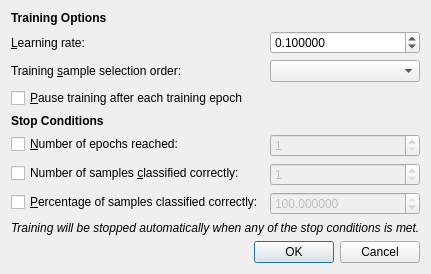
<?xml version="1.0" encoding="UTF-8"?>
<ui version="4.0">
 <class>SLPTrainingOptionsDialog</class>
 <widget class="QDialog" name="SLPTrainingOptionsDialog">
  <property name="windowModality">
   <enum>Qt::WindowModal</enum>
  </property>
  <property name="geometry">
   <rect>
    <x>0</x>
    <y>0</y>
    <width>528</width>
    <height>282</height>
   </rect>
  </property>
  <property name="windowTitle">
   <string>Training Options</string>
  </property>
  <layout class="QVBoxLayout" name="verticalLayout">
   <property name="sizeConstraint">
    <enum>QLayout::SetFixedSize</enum>
   </property>
   <item>
    <layout class="QFormLayout" name="formLayout">
     <item row="0" column="0">
      <widget class="QLabel" name="labelHeadingTrainingOptions">
       <property name="font">
        <font>
         <weight>75</weight>
         <bold>true</bold>
        </font>
       </property>
       <property name="text">
        <string>Training Options</string>
       </property>
      </widget>
     </item>
     <item row="1" column="0">
      <widget class="QLabel" name="labelLearningRate">
       <property name="text">
        <string>&amp;Learning rate:</string>
       </property>
       <property name="buddy">
        <cstring>editLearningRate</cstring>
       </property>
      </widget>
     </item>
     <item row="1" column="1">
      <widget class="QDoubleSpinBox" name="editLearningRate">
       <property name="decimals">
        <number>6</number>
       </property>
       <property name="minimum">
        <double>0.000001000000000</double>
       </property>
       <property name="maximum">
        <double>1.000000000000000</double>
       </property>
       <property name="singleStep">
        <double>0.100000000000000</double>
       </property>
       <property name="value">
        <double>0.100000000000000</double>
       </property>
      </widget>
     </item>
     <item row="2" column="0">
      <widget class="QLabel" name="labelTrainingSampleSelectionOrder">
       <property name="text">
        <string>Training &amp;sample selection order:</string>
       </property>
       <property name="buddy">
        <cstring>comboBoxSampleSelectionOrder</cstring>
       </property>
      </widget>
     </item>
     <item row="2" column="1">
      <widget class="QComboBox" name="comboBoxSampleSelectionOrder"/>
     </item>
     <item row="3" column="0" colspan="2">
      <widget class="QCheckBox" name="checkBoxPauseAfterSample">
       <property name="text">
        <string>&amp;Pause training after each training epoch</string>
       </property>
      </widget>
     </item>
     <item row="4" column="0">
      <widget class="QLabel" name="labelHeadingStopConditions">
       <property name="font">
        <font>
         <weight>75</weight>
         <bold>true</bold>
        </font>
       </property>
       <property name="text">
        <string>Stop Conditions</string>
       </property>
      </widget>
     </item>
     <item row="5" column="0">
      <widget class="QCheckBox" name="checkBoxMaxEpochs">
       <property name="text">
        <string>&amp;Number of epochs reached:</string>
       </property>
      </widget>
     </item>
     <item row="5" column="1">
      <widget class="QSpinBox" name="editMaxEpochs">
       <property name="enabled">
        <bool>false</bool>
       </property>
       <property name="minimum">
        <number>1</number>
       </property>
       <property name="maximum">
        <number>1000000</number>
       </property>
      </widget>
     </item>
     <item row="6" column="0">
      <widget class="QCheckBox" name="checkBoxStopSamples">
       <property name="text">
        <string>Number of samples &amp;classified correctly:</string>
       </property>
      </widget>
     </item>
     <item row="6" column="1">
      <widget class="QSpinBox" name="editStopSamples">
       <property name="enabled">
        <bool>false</bool>
       </property>
       <property name="minimum">
        <number>1</number>
       </property>
       <property name="maximum">
        <number>1000000</number>
       </property>
      </widget>
     </item>
     <item row="7" column="0">
      <widget class="QCheckBox" name="checkBoxStopPercentage">
       <property name="text">
        <string>&amp;Percentage of samples classified correctly:</string>
       </property>
      </widget>
     </item>
     <item row="7" column="1">
      <widget class="QDoubleSpinBox" name="editStopPercentage">
       <property name="enabled">
        <bool>false</bool>
       </property>
       <property name="decimals">
        <number>6</number>
       </property>
       <property name="minimum">
        <double>0.000001000000000</double>
       </property>
       <property name="maximum">
        <double>100.000000000000000</double>
       </property>
       <property name="value">
        <double>100.000000000000000</double>
       </property>
      </widget>
     </item>
    </layout>
   </item>
   <item>
    <widget class="QLabel" name="label">
     <property name="font">
      <font>
       <italic>true</italic>
      </font>
     </property>
     <property name="text">
      <string>Training will be stopped automatically when any of the stop conditions is met.</string>
     </property>
    </widget>
   </item>
   <item>
    <widget class="QDialogButtonBox" name="buttonBox">
     <property name="orientation">
      <enum>Qt::Horizontal</enum>
     </property>
     <property name="standardButtons">
      <set>QDialogButtonBox::Cancel|QDialogButtonBox::Ok</set>
     </property>
    </widget>
   </item>
  </layout>
 </widget>
 <tabstops>
  <tabstop>editLearningRate</tabstop>
  <tabstop>comboBoxSampleSelectionOrder</tabstop>
  <tabstop>checkBoxPauseAfterSample</tabstop>
  <tabstop>checkBoxMaxEpochs</tabstop>
  <tabstop>editMaxEpochs</tabstop>
  <tabstop>checkBoxStopSamples</tabstop>
  <tabstop>editStopSamples</tabstop>
  <tabstop>checkBoxStopPercentage</tabstop>
  <tabstop>editStopPercentage</tabstop>
 </tabstops>
 <resources/>
 <connections>
  <connection>
   <sender>buttonBox</sender>
   <signal>accepted()</signal>
   <receiver>SLPTrainingOptionsDialog</receiver>
   <slot>accept()</slot>
   <hints>
    <hint type="sourcelabel">
     <x>248</x>
     <y>254</y>
    </hint>
    <hint type="destinationlabel">
     <x>157</x>
     <y>274</y>
    </hint>
   </hints>
  </connection>
  <connection>
   <sender>buttonBox</sender>
   <signal>rejected()</signal>
   <receiver>SLPTrainingOptionsDialog</receiver>
   <slot>reject()</slot>
   <hints>
    <hint type="sourcelabel">
     <x>316</x>
     <y>260</y>
    </hint>
    <hint type="destinationlabel">
     <x>286</x>
     <y>274</y>
    </hint>
   </hints>
  </connection>
 </connections>
</ui>
